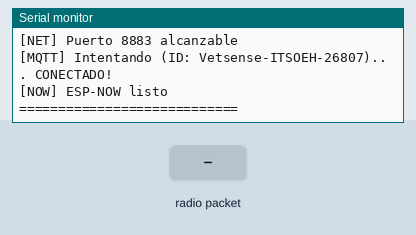
The sketch below on a simulated ESP32. On the bench: the last lines printed to the serial monitor. The inputs (shaded band) are chosen by the test bench. WiFi joins after 1.5 s; servers stay silent unless stated; random numbers use the default seed unless the sketch sets one; no MQTT or app messages arrive unless stated.

Above: at 3.4 s.
3.5 s: radio packet "1" arrives
At 4.7 s:
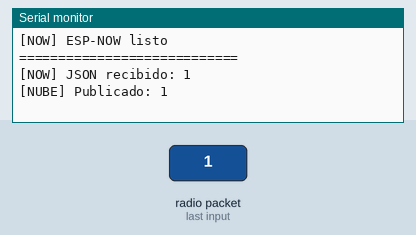
5.0 s: radio packet "0" arrives
At 6.1 s:
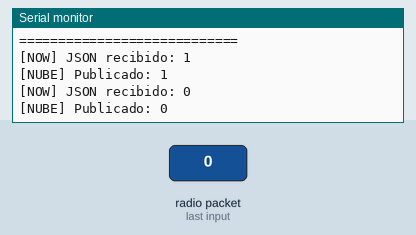
6.5 s: radio packet "2" arrives
At 7.3 s:
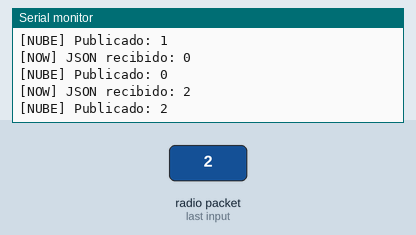

The sketch:

Lilygo.ino
```cpp
// ============================================================
//  GATEWAY CELULAR — Sistema de Monitoreo Animal Inalámbrico
//  Identificador: VetSense Gateway
//  Tarjeta: LILYGO T-SIM7000G (ESP32 + módem SIM7000)
//  Descripción: Recibe el JSON del receptor vía ESP-NOW y lo
//               publica al broker HiveMQ por MQTT.
//               Tiene doble conectividad: intenta primero Wi-Fi
//               y cae a GPRS celular si no hay red disponible.
// ============================================================

// ── Librerías ───────────────────────────────────────────────
#define TINY_GSM_MODEM_SIM7000   // Indica a TinyGSM qué módem usar (SIM7000)
#include <TinyGsmClient.h>       // Cliente TCP/IP sobre el módem GSM
#include <PubSubClient.h>        // Cliente MQTT
#include <esp_now.h>             // Protocolo ESP-NOW (recepción desde el receptor)
#include <WiFi.h>                // Wi-Fi del ESP32
#include <WiFiClientSecure.h>    // Cliente TLS para MQTT sobre Wi-Fi (puerto 8883)

// ── Credenciales Wi-Fi (red de respaldo) ────────────────────
const char* ssid_wifi = "Galaxy";
const char* pass_wifi = "uoes9517";

// ── Configuración GPRS (Telcel México) ──────────────────────
const char apn[] = "internet.itelcel.com"; // APN de Telcel

// ── Configuración del broker MQTT HiveMQ Cloud ──────────────
// Se usa HiveMQ Cloud con TLS (puerto 8883) para mayor seguridad
const char* broker    = "17e730f43cbe4550abafa0b669aba544.s1.eu.hivemq.cloud";
const int   puerto    = 8883;          // Puerto MQTT con TLS
const char* mqtt_user = "GERAAAA";     // Usuario HiveMQ Cloud
const char* mqtt_pass = "123456Ab";    // Contraseña HiveMQ Cloud
const char* topic     = "vetsense/datos/animal"; // Tópico donde se publican los datos

// ── Pines del módem SIM7000 ──────────────────────────────────
#define PWR_PIN 4   // Pin de encendido del SIM7000 (pulso para encender/apagar)
#define PIN_TX  27  // TX del ESP32 → RX del SIM7000
#define PIN_RX  26  // RX del ESP32 ← TX del SIM7000

// ── Instancias de comunicación ───────────────────────────────
HardwareSerial   ModemSerial(1);         // UART1 para comunicarse con el SIM7000
TinyGsm          modem(ModemSerial);     // Control AT del módem via TinyGSM
WiFiClientSecure wifiClient;             // Cliente TLS para conexión Wi-Fi
TinyGsmClient    gsmClient(modem);       // Cliente TCP para conexión celular
PubSubClient     mqtt;                   // Cliente MQTT (se configura el transport después)

// ── Variables de estado ──────────────────────────────────────
String ultimoJSON    = "";    // Último JSON recibido por ESP-NOW (pendiente de publicar)
bool hayDatosNuevos  = false; // Flag: hay datos nuevos listos para publicar por MQTT
bool usandoWiFi      = false; // Flag: indica si se está usando Wi-Fi o GPRS

// ── Callback ESP-NOW: recepción de datos del receptor ────────
// Se ejecuta automáticamente cuando llega un mensaje ESP-NOW.
// Copia los bytes recibidos a un String y activa el flag de datos nuevos.
void OnDataRecv(const esp_now_recv_info_t *recv_info, const uint8_t *data, int len) {
  char buffer[len + 1];
  memcpy(buffer, data, len); // Copia los bytes del mensaje
  buffer[len] = '\0';        // Termina el string con null
  ultimoJSON     = String(buffer);
  hayDatosNuevos = true;
  Serial.println("[NOW] JSON recibido: " + ultimoJSON);
}

// ── Verificación de conectividad con el broker ───────────────
// Intenta abrir una conexión TCP al broker en el puerto 8883.
// Útil para diagnosticar si el puerto está bloqueado por el ISP o firewall.
bool puertoBrokerAlcanzable() {
  WiFiClientSecure testClient;
  testClient.setInsecure(); // Sin verificación de certificado (solo para el test)
  testClient.setTimeout(5000);
  bool ok = testClient.connect(broker, puerto);
  if (ok) {
    Serial.println("[NET] Puerto 8883 alcanzable");
    testClient.stop();
  } else {
    Serial.println("[NET] Puerto 8883 BLOQUEADO o broker caido");
  }
  return ok;
}

// ── Inicialización del módem SIM7000 ────────────────────────
// Secuencia de encendido por pulso en PWR_PIN, inicialización
// del UART, reinicio del módem y conexión a la red GPRS.
void iniciarModem() {
  Serial.println("[MODEM] Encendiendo SIM7000...");
  pinMode(PWR_PIN, OUTPUT);
  digitalWrite(PWR_PIN, LOW);  delay(100);
  digitalWrite(PWR_PIN, HIGH); delay(1000); // Pulso de encendido
  digitalWrite(PWR_PIN, LOW);
  ModemSerial.begin(115200, SERIAL_8N1, PIN_RX, PIN_TX);
  delay(3000); // Espera a que el módem arranque
  modem.restart();
  // Espera señal de red celular (hasta 30 segundos)
  if (!modem.waitForNetwork(30000L)) {
    Serial.println("[MODEM] Sin señal de red.");
    return;
  }
  // Conecta al APN de datos de Telcel
  if (!modem.gprsConnect(apn, "", "")) {
    Serial.println("[MODEM] Fallo GPRS.");
    return;
  }
  Serial.println("[MODEM] GPRS conectado.");
}

// ── Conexión al broker MQTT ──────────────────────────────────
// Intenta conectarse hasta MAX_INTENTOS veces con un ID aleatorio
// (evita conflictos si hay otra instancia del mismo cliente conectada).
// Imprime el código de error específico para facilitar el diagnóstico.
void conectarMQTT() {
  int intentos           = 0;
  const int MAX_INTENTOS = 5;

  while (!mqtt.connected() && intentos < MAX_INTENTOS) {
    // ID único por sesión para evitar "Session already exists" en HiveMQ
    String id = "Vetsense-ITSOEH-" + String(random(10000, 99999));
    Serial.print("[MQTT] Intentando (ID: " + id + ")... ");

    if (mqtt.connect(id.c_str(), mqtt_user, mqtt_pass)) {
      Serial.println("CONECTADO!");
    } else {
      int rc = mqtt.state(); // Código de error de PubSubClient
      Serial.println("Fallo RC=" + String(rc));
      // Decodifica el código para facilitar diagnóstico
      switch (rc) {
        case -4: Serial.println("  >> TIMEOUT");                      break;
        case -3: Serial.println("  >> Broker inalcanzable");          break;
        case -2: Serial.println("  >> Fallo de red");                 break;
        case  3: Serial.println("  >> Broker no disponible");         break;
        case  4: Serial.println("  >> Usuario/password incorrectos"); break;
        case  5: Serial.println("  >> No autorizado");                break;
        default: Serial.println("  >> Error desconocido");            break;
      }
      intentos++;
      delay(5000); // Espera 5 s antes del siguiente intento
    }
  }

  if (!mqtt.connected()) {
    Serial.println("[MQTT] No se pudo conectar tras " + String(MAX_INTENTOS) + " intentos.");
  }
}

// ── Setup ────────────────────────────────────────────────────
void setup() {
  Serial.begin(115200);
  delay(500);
  Serial.println("\n===== VetSense Gateway =====");

  // ── Intentar conexión Wi-Fi primero ─────────────────────
  // Se usa modo AP_STA para que ESP-NOW y Wi-Fi coexistan
  WiFi.mode(WIFI_AP_STA);
  WiFi.begin(ssid_wifi, pass_wifi);
  Serial.print("[WIFI] Buscando red");

  int intentosWiFi = 0;
  while (WiFi.status() != WL_CONNECTED && intentosWiFi < 20) {
    delay(500);
    Serial.print(".");
    intentosWiFi++; // Máximo 10 segundos de espera
  }
  Serial.println();

  if (WiFi.status() == WL_CONNECTED) {
    Serial.println("[WIFI] Conectado. IP: " + WiFi.localIP().toString());
    // Imprime canal y MAC para que el receptor pueda sincronizarse por ESP-NOW
    Serial.println("Canal WiFi: " + String(WiFi.channel()));
    Serial.println("MAC Gateway: " + WiFi.macAddress());
    puertoBrokerAlcanzable(); // Verifica si el puerto 8883 está abierto
    wifiClient.setInsecure(); // Acepta cualquier certificado TLS (sin validación CA)
    wifiClient.setTimeout(30000);
    mqtt.setClient(wifiClient); // MQTT usará el cliente Wi-Fi TLS
    usandoWiFi = true;
  } else {
    // Si no hay Wi-Fi disponible, cae a la conexión celular GPRS
    Serial.println("[WIFI] No encontrado. Iniciando MODEM...");
    iniciarModem();
    mqtt.setClient(gsmClient); // MQTT usará el cliente GSM
    usandoWiFi = false;
  }

  // ── Configurar y conectar MQTT ───────────────────────────
  mqtt.setBufferSize(512);          // Buffer suficiente para el JSON de 6 campos
  mqtt.setServer(broker, puerto);   // Broker HiveMQ Cloud puerto TLS 8883
  mqtt.setKeepAlive(60);            // Ping keepalive cada 60 s para mantener la sesión
  mqtt.setSocketTimeout(30);        // Timeout de socket 30 s
  conectarMQTT();

  // ── Iniciar ESP-NOW ──────────────────────────────────────
  // Registra el callback que recibe los JSON del nodo receptor
  if (esp_now_init() == ESP_OK) {
    esp_now_register_recv_cb(OnDataRecv);
    Serial.println("[NOW] ESP-NOW listo");
  } else {
    Serial.println("[NOW] Error al iniciar ESP-NOW");
  }

  Serial.println("============================\n");
}

// ── Loop ─────────────────────────────────────────────────────
void loop() {
  // ── Fallback: si se pierde Wi-Fi, cambia a GPRS ─────────
  if (usandoWiFi && WiFi.status() != WL_CONNECTED) {
    Serial.println("[WIFI] Perdido. Cambiando a GPRS...");
    iniciarModem();
    mqtt.setClient(gsmClient);
    usandoWiFi = false;
  }

  // ── Reconexión automática MQTT ───────────────────────────
  // Si se pierde la sesión MQTT (timeout, broker reiniciado, etc.)
  // intenta reconectarse antes de publicar
  if (!mqtt.connected()) {
    conectarMQTT();
  }

  // ── Publicar datos nuevos al broker ─────────────────────
  // Solo publica si llegó un JSON nuevo por ESP-NOW y hay conexión MQTT activa
  if (hayDatosNuevos && mqtt.connected()) {
    if (mqtt.publish(topic, ultimoJSON.c_str())) {
      Serial.println("[NUBE] Publicado: " + ultimoJSON);
    } else {
      Serial.println("[NUBE] Fallo al publicar.");
    }
    hayDatosNuevos = false; // Resetea el flag hasta el próximo paquete ESP-NOW
  }

  mqtt.loop(); // Mantiene viva la sesión MQTT y procesa mensajes entrantes
}
```

Measured:
- after the input at 3.5 s, the serial monitor: prints a new line at once (image 1)
- after the input at 5.0 s, the serial monitor: prints a new line at once (image 2)
- after the input at 6.5 s, the serial monitor: prints a new line at once (image 3)
